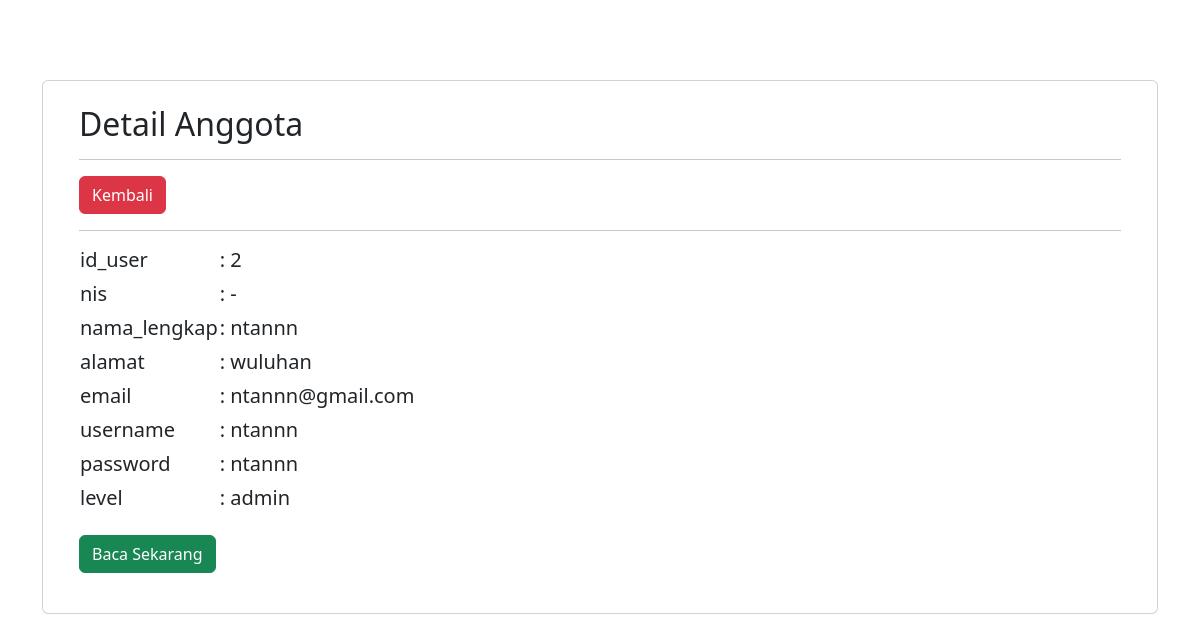
Page /petugas/data/detail_anggota.php?id_user=2 on the committed database.
### tables this page shows
CREATE TABLE `user` (
  `id_user` int(11) NOT NULL,
  `username` varchar(255) NOT NULL,
  `password` varchar(255) NOT NULL,
  `email` varchar(255) NOT NULL,
  `nis` varchar(20) NOT NULL,
  `nama_lengkap` varchar(255) NOT NULL,
  `alamat` text NOT NULL,
  `level` enum('admin','petugas','peminjam') NOT NULL
);

### petugas/data/detail_anggota.php (the view, shortened to what this page needs)
<!doctype html>
<html lang="en">
  <head>
    <link href="https://cdn.jsdelivr.net/npm/bootstrap@5.3.2/dist/css/bootstrap.min.css" rel="stylesheet">
  </head>
  <body>
  <div class="container" style="margin-top: 5rem;">
    <div class="card">
        <div class="row m-4">
        <?php
            include '../../koneksi/koneksi.php';
            if (isset($_GET['id_user'])) {
              $id_user = $_GET['id_user'];
            }else{
              die ("Error, Data Tidak Ditemukan");
            }
            $query  = mysqli_query($koneksi, "SELECT * FROM user WHERE id_user='$id_user' ");
            $result = mysqli_fetch_array($query);
            ?>
            <div class="col">
                    <h2>Detail Anggota</h2> <hr>
                    <a href="../anggota.php" class="btn btn-danger">Kembali</a><hr>
                <table>
                    <tr>
                        <td><h5>id_user</h5></td>
                        <td><h5>: <?php echo $result['id_user'];?></h5></td>
                    </tr>
                    <tr>
                       <td><h5>nis</h5></td>
                        <td><h5>: <?php echo $result['nis'];?></h5></td>
                    </tr>
                    <tr>
                        <td><h5>nama_lengkap</h5></td>
                        <td><h5>: <?php echo $result['nama_lengkap'];?></h5></td>
                     </tr>
                     <tr>
                        <td><h5>alamat</h5></td>
                        <td><h5>: <?php echo $result['alamat'];?></h5></td>
                     </tr>
                     <tr>
                        <td><h5>email</h5></td>
                        <td><h5>: <?php echo $result['email'];?></h5></td>
                     </tr>
                     <tr>
                        <td><h5>username</h5></td>
                        <td><h5>: <?php echo $result['username'];?></h5></td>
                     </tr>
                     <tr>
                        <td><h5>password</h5></td>
                        <td><h5>: <?php echo $result['password'];?></h5></td>
                     </tr>
                     <tr>
                        <td><h5>level</h5></td>
                        <td><h5>: <?php echo $result['level'];?></h5></td>
                     </tr>
                </table>
                <a href="#" class="btn btn-success my-3">Baca Sekarang</a>
           </div>
        </div>
    </div>
  </div>
  </body>
</html>

### rows in the picture
user: id_user "2", nis "-", nama_lengkap "ntannn", alamat "wuluhan", email "ntannn@gmail.com", username "ntannn", password "ntannn", level "admin"
